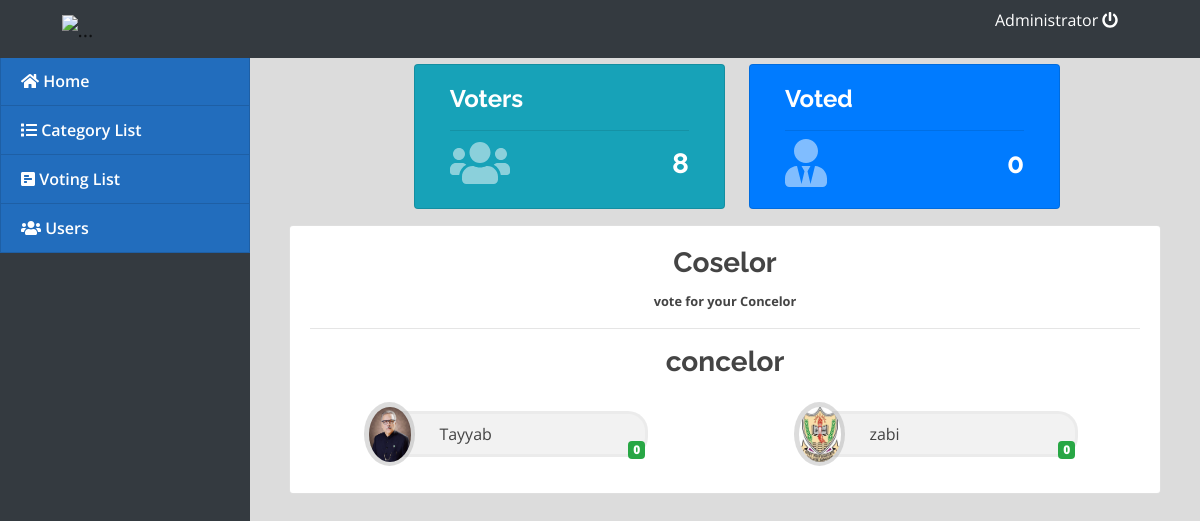
The page / (signed in) on the database its author committed.
### tables this page shows
CREATE TABLE `category_list` (
  `id` int(30) NOT NULL,
  `category` text NOT NULL
);

CREATE TABLE `voting_opt` (
  `id` int(30) NOT NULL,
  `voting_id` int(30) NOT NULL,
  `category_id` int(30) NOT NULL,
  `image_path` text NOT NULL,
  `opt_txt` text NOT NULL
);

### home.php (the view, shortened to what this page needs)
<div class="containe-fluid">
	<?php include('db_connect.php') ;
	$v_arr = array();
	$opts = $conn->query("SELECT * FROM voting_opt where voting_id=".$id);
	$opt_arr = array();
		while($row=$opts->fetch_assoc()){
		$opt_arr[$row['category_id']][] = $row;
	}
	?>
	<div class="row">
		<div class="col-lg-12">
			<div class="card col-md-4 offset-2 bg-info float-left">
				<div class="card-body text-white">
					<h4><b>Voters</b></h4>
					<hr>
					<span class="card-icon"><i class="fa fa-users"></i></span>
					<h3 class="text-right"><b><?php echo $conn->query('SELECT * FROM users where type = 2 ')->num_rows ?></b></h3>
				</div>
			</div>
			<div class="card col-md-4 offset-2 bg-primary ml-4 float-left">
				<div class="card-body text-white">
					<h4><b>Voted</b></h4>
					<hr>
					<span class="card-icon"><i class="fa fa-user-tie"></i></span>
					<h3 class="text-right"><b><?php echo $conn->query('SELECT distinct(user_id) FROM votes where voting_id = '.$id)->num_rows ?></b></h3>
				</div>
			</div>
		</div>
	</div>
	<div class="row mt-3 ml-3 mr-3">
			<div class="col-lg-12">
			<div class="card">
				<div class="card-body">
					<div class="text-center">
						<h3><b><?php echo $title ?></b></h3>
						<small><b><?php echo $description; ?></b></small>
					</div>
					<?php
					$cats = $conn->query("SELECT * FROM category_list where id in (SELECT category_id from voting_opt where voting_id = '".$id."' )");
					while($row = $cats->fetch_assoc()):
					?>
						<hr>
						<div class="row mb-4">
							<div class="col-md-12">
									<div class="text-center">
										<h3><b><?php echo $row['category'] ?></b></h3>
									</div>
							</div>
						</div>
						<div class="row mt-3">
						<?php foreach ($opt_arr[$row['id']] as $candidate) {
						?>
							<div class="candidate" style="position: relative;">
								<div class="img-field">
									<img src="assets/img/<?php echo $candidate['image_path'] ?>" alt="">
								</div>
								<div class="candidate_name"><?php echo $candidate['opt_txt'] ?></div>
								<div class="vote-field">
									<span class="badge badge-success"><large><b><?php echo isset($v_arr[$candidate['id']]) ? number_format($v_arr[$candidate['id']]) : 0 ?></b></large></span>
								</div>
							</div>
						<?php } ?>
						</div>
					<?php endwhile; ?>
				</div>
			</div>
		</div>
		</div>
	</div>

### assets/css/style.css (style rules this page uses)
body { font-family: "Open Sans", sans-serif; color: #444444; width: 100%; height: calc(100%); }
h1, h2, h3, h4, h5, h6 { font-family: "Raleway", sans-serif; }

### index.php (style rules this page uses)
body { background: #80808045; }

### home.php (style rules this page uses)
span.card-icon { position: absolute; font-size: 3em; bottom: .2em; color: #ffffff80; }
.candidate { margin: auto; width: 23vw; padding: 0 10px; border-radius: 20px; margin-bottom: 1em; display: flex; border: 3px solid #00000008; background: #8080801a; }
.candidate_name { margin: 8px; margin-left: 3.4em; margin-right: 3em; width: 100%; }
.img-field { display: flex; height: 8vh; width: 4.3vw; padding: .3em; background: #80808047; border-radius: 50%; position: absolute; left: -.7em; top: -.7em; }
.candidate img { height: 100%; width: 100%; margin: auto; border-radius: 50%; }
.vote-field { position: absolute; right: 0; bottom: -.4em; }

### rows shown on the page
category_list: category "concelor"
voting_opt: image_path (picture), opt_txt "Tayyab", shows "0"
voting_opt: image_path (picture), opt_txt "zabi", shows "0"

### other values the page prints
$_SESSION['login_name'] "Administrator"
$conn->query('SELECT * FROM users where type = 2 ')->num_rows "8"
$title "Coselor"
$description "vote for your Concelor"
